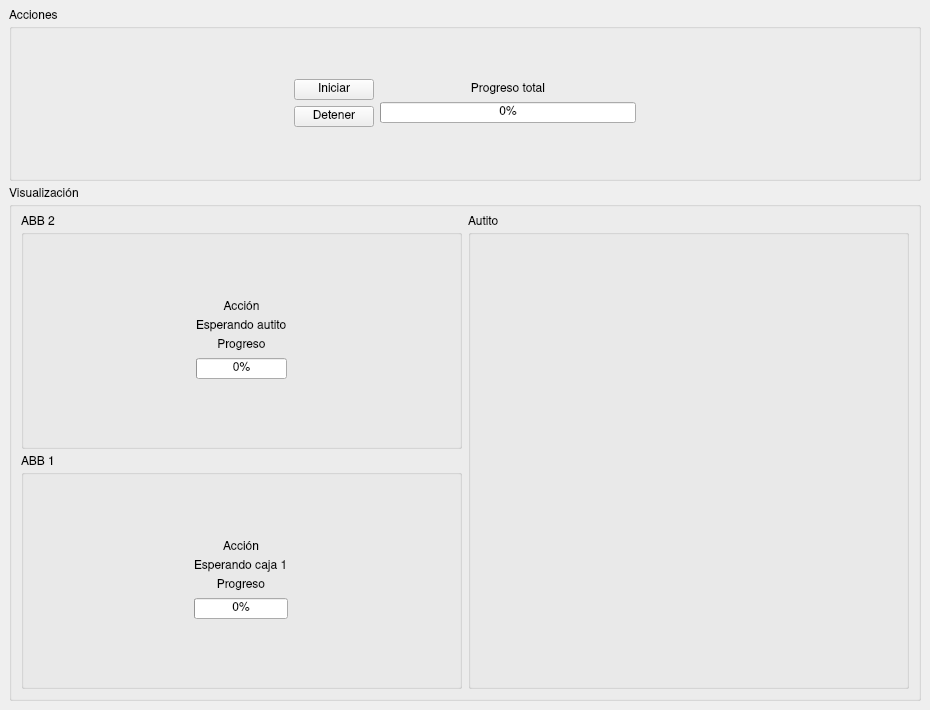
<?xml version="1.0" encoding="UTF-8"?>
<ui version="4.0">
 <class>MainWindowTrabajoFinal</class>
 <widget class="QMainWindow" name="MainWindowTrabajoFinal">
  <property name="geometry">
   <rect>
    <x>0</x>
    <y>0</y>
    <width>930</width>
    <height>710</height>
   </rect>
  </property>
  <property name="minimumSize">
   <size>
    <width>930</width>
    <height>710</height>
   </size>
  </property>
  <property name="font">
   <font>
    <family>Nimbus Sans</family>
   </font>
  </property>
  <property name="windowTitle">
   <string>Escena final</string>
  </property>
  <widget class="QWidget" name="centralwidget">
   <layout class="QVBoxLayout" name="verticalLayout">
    <item>
     <widget class="QGroupBox" name="groupBoxAcciones">
      <property name="sizePolicy">
       <sizepolicy hsizetype="Preferred" vsizetype="Preferred">
        <horstretch>0</horstretch>
        <verstretch>1</verstretch>
       </sizepolicy>
      </property>
      <property name="title">
       <string>Acciones</string>
      </property>
      <layout class="QHBoxLayout" name="horizontalLayout_3">
       <item>
        <spacer name="horizontalSpacer_5">
         <property name="orientation">
          <enum>Qt::Horizontal</enum>
         </property>
         <property name="sizeHint" stdset="0">
          <size>
           <width>800</width>
           <height>20</height>
          </size>
         </property>
        </spacer>
       </item>
       <item>
        <layout class="QVBoxLayout" name="verticalLayout_4">
         <item>
          <spacer name="verticalSpacer_5">
           <property name="orientation">
            <enum>Qt::Vertical</enum>
           </property>
           <property name="sizeHint" stdset="0">
            <size>
             <width>20</width>
             <height>40</height>
            </size>
           </property>
          </spacer>
         </item>
         <item>
          <widget class="QPushButton" name="pushButtonIniciar">
           <property name="text">
            <string>Iniciar</string>
           </property>
          </widget>
         </item>
         <item>
          <widget class="QPushButton" name="pushButtonDetener">
           <property name="text">
            <string>Detener</string>
           </property>
          </widget>
         </item>
         <item>
          <spacer name="verticalSpacer_6">
           <property name="orientation">
            <enum>Qt::Vertical</enum>
           </property>
           <property name="sizeHint" stdset="0">
            <size>
             <width>20</width>
             <height>40</height>
            </size>
           </property>
          </spacer>
         </item>
        </layout>
       </item>
       <item>
        <layout class="QVBoxLayout" name="verticalLayout_5">
         <item>
          <spacer name="verticalSpacer_7">
           <property name="orientation">
            <enum>Qt::Vertical</enum>
           </property>
           <property name="sizeHint" stdset="0">
            <size>
             <width>20</width>
             <height>40</height>
            </size>
           </property>
          </spacer>
         </item>
         <item>
          <widget class="QLabel" name="label_7">
           <property name="text">
            <string>Progreso total</string>
           </property>
           <property name="alignment">
            <set>Qt::AlignCenter</set>
           </property>
          </widget>
         </item>
         <item>
          <widget class="QProgressBar" name="progressBarTotal">
           <property name="minimumSize">
            <size>
             <width>256</width>
             <height>0</height>
            </size>
           </property>
           <property name="value">
            <number>0</number>
           </property>
          </widget>
         </item>
         <item>
          <spacer name="verticalSpacer_8">
           <property name="orientation">
            <enum>Qt::Vertical</enum>
           </property>
           <property name="sizeHint" stdset="0">
            <size>
             <width>20</width>
             <height>40</height>
            </size>
           </property>
          </spacer>
         </item>
        </layout>
       </item>
       <item>
        <spacer name="horizontalSpacer_6">
         <property name="orientation">
          <enum>Qt::Horizontal</enum>
         </property>
         <property name="sizeHint" stdset="0">
          <size>
           <width>800</width>
           <height>20</height>
          </size>
         </property>
        </spacer>
       </item>
      </layout>
     </widget>
    </item>
    <item>
     <widget class="QGroupBox" name="groupBoxVisualizacion">
      <property name="sizePolicy">
       <sizepolicy hsizetype="Preferred" vsizetype="Preferred">
        <horstretch>0</horstretch>
        <verstretch>3</verstretch>
       </sizepolicy>
      </property>
      <property name="title">
       <string>Visualización</string>
      </property>
      <layout class="QGridLayout" name="gridLayout">
       <item row="2" column="0">
        <widget class="QGroupBox" name="groupBoxABB1">
         <property name="sizePolicy">
          <sizepolicy hsizetype="Preferred" vsizetype="Preferred">
           <horstretch>1</horstretch>
           <verstretch>1</verstretch>
          </sizepolicy>
         </property>
         <property name="title">
          <string>ABB 1</string>
         </property>
         <layout class="QHBoxLayout" name="horizontalLayout">
          <item>
           <spacer name="horizontalSpacer_2">
            <property name="orientation">
             <enum>Qt::Horizontal</enum>
            </property>
            <property name="sizeHint" stdset="0">
             <size>
              <width>800</width>
              <height>20</height>
             </size>
            </property>
           </spacer>
          </item>
          <item>
           <widget class="QWidget" name="widgetABB1" native="true">
            <property name="sizePolicy">
             <sizepolicy hsizetype="Preferred" vsizetype="Preferred">
              <horstretch>0</horstretch>
              <verstretch>0</verstretch>
             </sizepolicy>
            </property>
            <property name="minimumSize">
             <size>
              <width>128</width>
              <height>128</height>
             </size>
            </property>
            <property name="maximumSize">
             <size>
              <width>128</width>
              <height>128</height>
             </size>
            </property>
            <property name="styleSheet">
             <string notr="true">border-image: url(:/image/image/brazo.png) 0 0 0 0 stretch stretch;</string>
            </property>
           </widget>
          </item>
          <item>
           <layout class="QVBoxLayout" name="verticalLayout_2">
            <item>
             <spacer name="verticalSpacer_2">
              <property name="orientation">
               <enum>Qt::Vertical</enum>
              </property>
              <property name="sizeHint" stdset="0">
               <size>
                <width>20</width>
                <height>40</height>
               </size>
              </property>
             </spacer>
            </item>
            <item>
             <widget class="QLabel" name="label_2">
              <property name="text">
               <string>Acción</string>
              </property>
              <property name="alignment">
               <set>Qt::AlignCenter</set>
              </property>
             </widget>
            </item>
            <item>
             <widget class="QLabel" name="labelABB1Accion">
              <property name="sizePolicy">
               <sizepolicy hsizetype="Preferred" vsizetype="Preferred">
                <horstretch>0</horstretch>
                <verstretch>0</verstretch>
               </sizepolicy>
              </property>
              <property name="text">
               <string>Esperando caja 1</string>
              </property>
             </widget>
            </item>
            <item>
             <widget class="QLabel" name="label">
              <property name="text">
               <string>Progreso</string>
              </property>
              <property name="alignment">
               <set>Qt::AlignCenter</set>
              </property>
             </widget>
            </item>
            <item>
             <widget class="QProgressBar" name="progressBarABB1">
              <property name="value">
               <number>0</number>
              </property>
             </widget>
            </item>
            <item>
             <spacer name="verticalSpacer">
              <property name="orientation">
               <enum>Qt::Vertical</enum>
              </property>
              <property name="sizeHint" stdset="0">
               <size>
                <width>20</width>
                <height>40</height>
               </size>
              </property>
             </spacer>
            </item>
           </layout>
          </item>
          <item>
           <widget class="QWidget" name="widgetABB1Caja" native="true">
            <property name="sizePolicy">
             <sizepolicy hsizetype="Preferred" vsizetype="Preferred">
              <horstretch>0</horstretch>
              <verstretch>0</verstretch>
             </sizepolicy>
            </property>
            <property name="minimumSize">
             <size>
              <width>128</width>
              <height>128</height>
             </size>
            </property>
            <property name="maximumSize">
             <size>
              <width>128</width>
              <height>128</height>
             </size>
            </property>
            <property name="styleSheet">
             <string notr="true">border-image: url(:/image/image/caja_no.png) 0 0 0 0 stretch stretch;</string>
            </property>
           </widget>
          </item>
          <item>
           <spacer name="horizontalSpacer">
            <property name="orientation">
             <enum>Qt::Horizontal</enum>
            </property>
            <property name="sizeHint" stdset="0">
             <size>
              <width>800</width>
              <height>20</height>
             </size>
            </property>
           </spacer>
          </item>
         </layout>
        </widget>
       </item>
       <item row="1" column="1" rowspan="2">
        <widget class="QGroupBox" name="groupBoxABBAutito">
         <property name="sizePolicy">
          <sizepolicy hsizetype="Preferred" vsizetype="Preferred">
           <horstretch>1</horstretch>
           <verstretch>0</verstretch>
          </sizepolicy>
         </property>
         <property name="title">
          <string>Autito</string>
         </property>
        </widget>
       </item>
       <item row="1" column="0">
        <widget class="QGroupBox" name="groupBoxABB2">
         <property name="sizePolicy">
          <sizepolicy hsizetype="Preferred" vsizetype="Preferred">
           <horstretch>1</horstretch>
           <verstretch>1</verstretch>
          </sizepolicy>
         </property>
         <property name="title">
          <string>ABB 2</string>
         </property>
         <layout class="QHBoxLayout" name="horizontalLayout_2">
          <item>
           <spacer name="horizontalSpacer_4">
            <property name="orientation">
             <enum>Qt::Horizontal</enum>
            </property>
            <property name="sizeHint" stdset="0">
             <size>
              <width>800</width>
              <height>20</height>
             </size>
            </property>
           </spacer>
          </item>
          <item>
           <widget class="QWidget" name="widgetABB2" native="true">
            <property name="sizePolicy">
             <sizepolicy hsizetype="Preferred" vsizetype="Preferred">
              <horstretch>0</horstretch>
              <verstretch>0</verstretch>
             </sizepolicy>
            </property>
            <property name="minimumSize">
             <size>
              <width>128</width>
              <height>128</height>
             </size>
            </property>
            <property name="maximumSize">
             <size>
              <width>128</width>
              <height>128</height>
             </size>
            </property>
            <property name="styleSheet">
             <string notr="true">border-image: url(:/image/image/brazo.png) 0 0 0 0 stretch stretch;</string>
            </property>
           </widget>
          </item>
          <item>
           <layout class="QVBoxLayout" name="verticalLayout_3">
            <item>
             <spacer name="verticalSpacer_3">
              <property name="orientation">
               <enum>Qt::Vertical</enum>
              </property>
              <property name="sizeHint" stdset="0">
               <size>
                <width>20</width>
                <height>40</height>
               </size>
              </property>
             </spacer>
            </item>
            <item>
             <widget class="QLabel" name="label_4">
              <property name="text">
               <string>Acción</string>
              </property>
              <property name="alignment">
               <set>Qt::AlignCenter</set>
              </property>
             </widget>
            </item>
            <item>
             <widget class="QLabel" name="labelABB2Accion">
              <property name="sizePolicy">
               <sizepolicy hsizetype="Preferred" vsizetype="Preferred">
                <horstretch>0</horstretch>
                <verstretch>0</verstretch>
               </sizepolicy>
              </property>
              <property name="text">
               <string>Esperando autito</string>
              </property>
             </widget>
            </item>
            <item>
             <widget class="QLabel" name="label_6">
              <property name="text">
               <string>Progreso</string>
              </property>
              <property name="alignment">
               <set>Qt::AlignCenter</set>
              </property>
             </widget>
            </item>
            <item>
             <widget class="QProgressBar" name="progressBarABB2">
              <property name="value">
               <number>0</number>
              </property>
             </widget>
            </item>
            <item>
             <spacer name="verticalSpacer_4">
              <property name="orientation">
               <enum>Qt::Vertical</enum>
              </property>
              <property name="sizeHint" stdset="0">
               <size>
                <width>20</width>
                <height>40</height>
               </size>
              </property>
             </spacer>
            </item>
           </layout>
          </item>
          <item>
           <widget class="QWidget" name="widgetABB2Autito" native="true">
            <property name="sizePolicy">
             <sizepolicy hsizetype="Preferred" vsizetype="Preferred">
              <horstretch>0</horstretch>
              <verstretch>0</verstretch>
             </sizepolicy>
            </property>
            <property name="minimumSize">
             <size>
              <width>128</width>
              <height>128</height>
             </size>
            </property>
            <property name="maximumSize">
             <size>
              <width>128</width>
              <height>128</height>
             </size>
            </property>
            <property name="styleSheet">
             <string notr="true">border-image: url(:/image/image/car_no.png) 0 0 0 0 stretch stretch;</string>
            </property>
           </widget>
          </item>
          <item>
           <spacer name="horizontalSpacer_3">
            <property name="orientation">
             <enum>Qt::Horizontal</enum>
            </property>
            <property name="sizeHint" stdset="0">
             <size>
              <width>800</width>
              <height>20</height>
             </size>
            </property>
           </spacer>
          </item>
         </layout>
        </widget>
       </item>
      </layout>
     </widget>
    </item>
   </layout>
  </widget>
 </widget>
 <resources>
  <include location="images.qrc"/>
 </resources>
 <connections/>
</ui>
